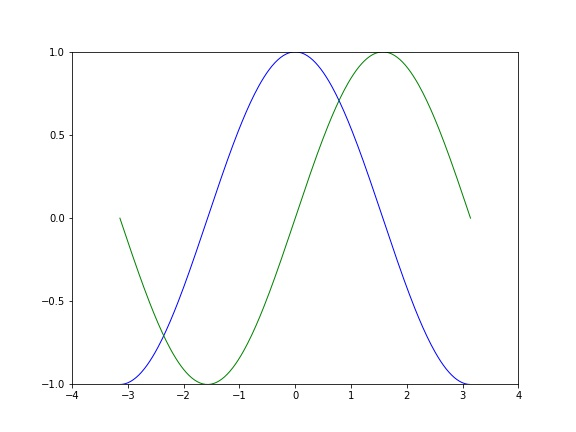

Reproduce this figure in Python.
import matplotlib.pyplot as plt
import numpy as np

"""绘制正余弦"""
X=np.linspace(-np.pi,np.pi,256,endpoint=True) #x是np的一个数组，包含从-Π到Π等间隔的256个数
C,S=np.cos(X),np.sin(X)
plt.plot(X,C)
plt.plot(X,S)
plt.show()

"""绘图样式的配置"""
plt.figure(figsize=(8,6),dpi=80)#创建一个8*6点（po,int）图，并设置分辨率为80
plt.subplot(1,1,1)#创建一个新的1*1的子图，接下来的图样绘制在其中的第一块（也是唯一一块）
X=np.linspace(-np.pi,np.pi,259,endpoint=True)
C,S=np.cos(X),np.sin(X)
plt.plot(X,C,color='blue',linewidth=1.0,linestyle='-')#余弦，蓝色 连续 宽度为1(像素)的线条
plt.plot(X,S,color='green',linewidth=1.0,linestyle='-')#正弦，绿色 连续 宽度为1(像素)的线条
plt.xlim(-4.0,4.0)#设置横轴上下限
plt.xticks(np.linspace(-4,4,9,endpoint=True))#设置横轴记号
plt.ylim(-1.0,1.0)#设置纵轴上下限
plt.yticks(np.linspace(-1,1,5,endpoint=True))#设置纵轴记号
plt.savefig('01基本绘图.jpg',dpi=72)
plt.show()